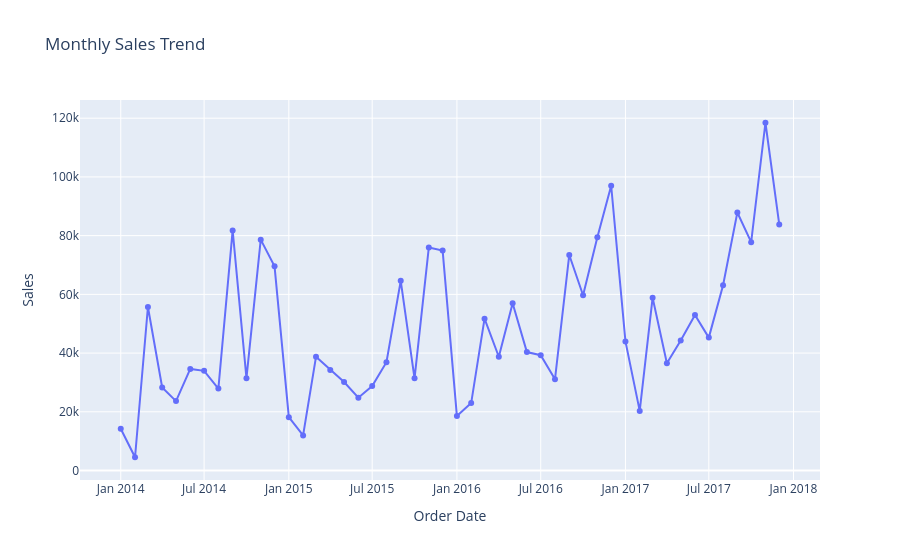

The cell this chart's notebook holds for it:
### Code cell
df['Order Date'] = pd.to_datetime(df['Order Date'])

monthly_sales = df.groupby(
    df['Order Date'].dt.to_period('M')
)['Sales'].sum().reset_index()

monthly_sales['Order Date'] = monthly_sales['Order Date'].astype(str)

fig = px.line(
    monthly_sales,
    x='Order Date',
    y='Sales',
    title='Monthly Sales Trend',
    markers=True
)

fig.show()

### Figure 1 — Plotly figure (JSON) as saved in the notebook; plotly's stock layout.template omitted (floating-point values rounded to 4 significant figures)
{"data": [{"hovertemplate": "Order Date=%{x}<br>Sales=%{y}<extra></extra>", "legendgroup": "", "line": {"color": "#636efa", "dash": "solid"}, "marker": {"symbol": "circle"}, "mode": "lines+markers", "name": "", "orientation": "v", "showlegend": false, "type": "scatter", "x": ["2014-01", "2014-02", "2014-03", "2014-04", "2014-05", "2014-06", "2014-07", "2014-08", "2014-09", "2014-10", "2014-11", "2014-12", "2015-01", "2015-02", "2015-03", "2015-04", "2015-05", "2015-06", "2015-07", "2015-08", "2015-09", "2015-10", "2015-11", "2015-12", "2016-01", "2016-02", "2016-03", "2016-04", "2016-05", "2016-06", "2016-07", "2016-08", "2016-09", "2016-10", "2016-11", "2016-12", "2017-01", "2017-02", "2017-03", "2017-04", "2017-05", "2017-06", "2017-07", "2017-08", "2017-09", "2017-10", "2017-11", "2017-12"], "xaxis": "x", "y": [14240.0, 4520.0, 55690.0, 28300.0, 23650.0, 34600.0, 33950.0, 27910.0, 81780.0, 31450.0, 78630.0, 69550.0, 18170.0, 11950.0, 38730.0, 34200.0, 30130.0, 24800.0, 28770.0, 36900.0, 64600.0, 31400.0, 75970.0, 74920.0, 18540.0, 22980.0, 51720.0, 38750.0, 56990.0, 40340.0, 39260.0, 31120.0, 73410.0, 59690.0, 79410.0, 97000.0, 43970.0, 20300.0, 58870.0, 36520.0, 44260.0, 52980.0, 45260.0, 63120.0, 87870.0, 77780.0, 118400.0, 83830.0], "yaxis": "y"}], "layout": {"legend": {"tracegroupgap": 0}, "title": {"text": "Monthly Sales Trend"}, "xaxis": {"anchor": "y", "domain": [0, 1], "title": {"text": "Order Date"}}, "yaxis": {"anchor": "x", "domain": [0, 1], "title": {"text": "Sales"}}}}
